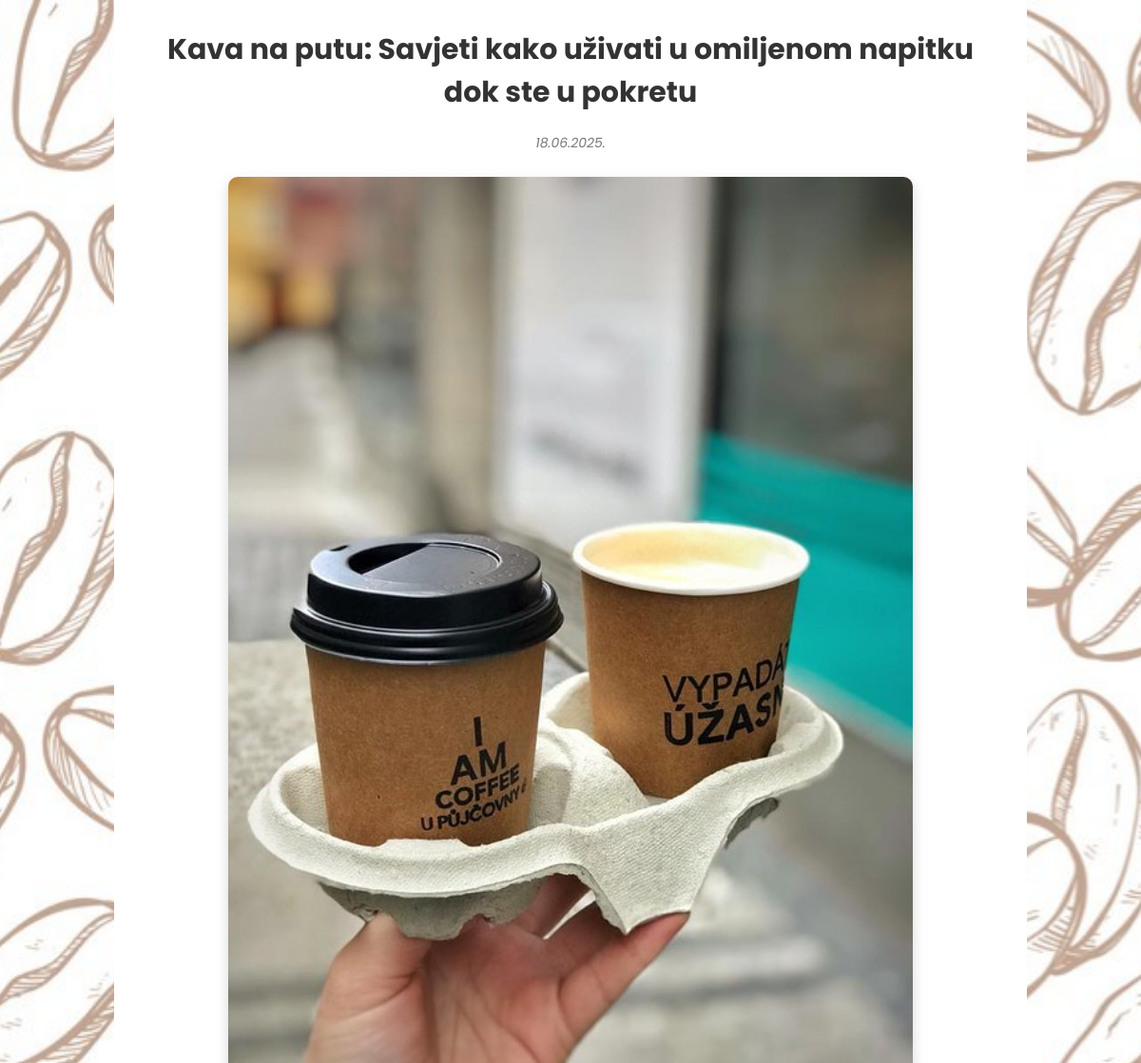
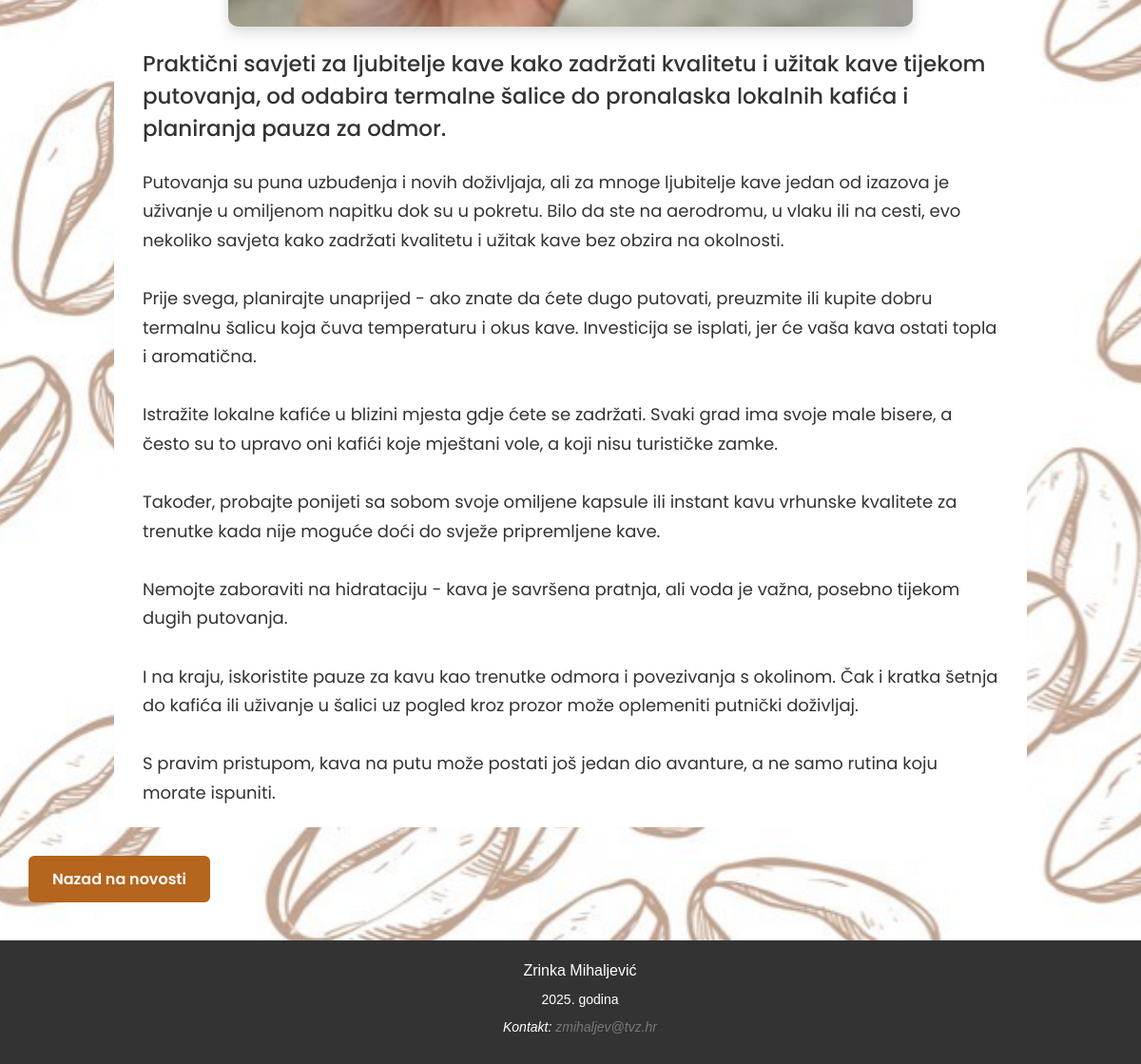
The page /clanak.php?id=11 on the database its author committed (2 pictures, top to bottom).
### tables this page shows
CREATE TABLE `clanak` (
  `id` int(11) NOT NULL,
  `naslov` varchar(255) NOT NULL,
  `opis` text NOT NULL,
  `sadrzaj` text NOT NULL,
  `slika` varchar(100) NOT NULL,
  `kategorija` varchar(50) NOT NULL,
  `prikaz` tinyint(1) NOT NULL DEFAULT 0,
  `datum_unosa` timestamp NOT NULL DEFAULT current_timestamp()
);

### clanak.php (the view, shortened to what this page needs)
<?php
include "connect.php";
$id = intval($_GET['id']);
$sql = "SELECT * FROM clanak WHERE id = ?";
$stmt = mysqli_prepare($conn, $sql);
mysqli_stmt_bind_param($stmt, "i", $id);
mysqli_stmt_execute($stmt);
$result = mysqli_stmt_get_result($stmt);
$clanak = mysqli_fetch_assoc($result);
?>
<!DOCTYPE html>
<html lang="hr">
<head>
    <link rel="stylesheet" href="https://cdnjs.cloudflare.com/ajax/libs/font-awesome/6.4.0/css/all.min.css" />
    <link rel="stylesheet" href="style.css">
</head>
<body class="clanak-body">
    <div class="clanak-container">
        <h1><?= htmlspecialchars($clanak['naslov']) ?></h1>
        <p class="datum"><?= date("d.m.Y.", strtotime($clanak['datum_unosa'])) ?></p>
        <?php if (!empty($clanak['slika'])): ?>
            <figure>
                <img src="slike/<?= htmlspecialchars($clanak['slika']) ?>" alt="<?= htmlspecialchars($clanak['naslov']) ?>">
                <?php if (!empty($clanak['opis'])): ?>
                    <figcaption><?= htmlspecialchars($clanak['opis']) ?></figcaption>
                <?php endif; ?>
            </figure>
        <?php endif; ?>
        <div class="sadrzaj"><?= nl2br(htmlspecialchars($clanak['sadrzaj'])) ?></div>
    </div>
    <div class="nazad-wrapper">
        <a href="kategorija.php?id=<?= urlencode($clanak['kategorija']) ?>" class="nazad-link">Nazad na novosti</a>
    </div>
    <footer>
        <p class="footer-name">Zrinka Mihaljević</p>
        <p class="footer-year"><?php echo date("Y"); ?>. godina</p>
        <p>Kontakt: <a href="mailto:zmihaljev@tvz.hr">zmihaljev@tvz.hr</a></p>
    </footer>
</body>
</html>

### style.css (style rules this page uses)
body { margin: 0; padding: 0; font-family: 'Poppins'; }
footer { width: 100%; background-color: #333; color: white; text-align: left; padding: 20px 0; position: relative; bottom: 0; margin-top: 40px; line-height: 1.5; font-style: italic; }
footer p { margin: 0 0 8px 20px; font-size: 14px; font-family: sans-serif; text-align: center; }
footer a { color: #777; text-decoration: none; text-align: center; }
.footer-name { font-size: 16px; font-style: normal; color: white; text-align: center; }
.footer-year { font-style: normal; color: white; text-align: center; }
.clanak-body { position: relative; min-height: 100vh; font-family: 'Poppins', sans-serif; }
.clanak-body::before { content: ""; position: fixed; top: 0; left: 0; width: 100%; height: 100%; background-image: url('slike/pozadinska-slika.jpg'); background-size: cover; background-repeat: no-repeat; background-position: center center; opacity: 0.5; z-index: -1; }
.clanak-container { padding: 10px 30px 20px 30px; background: white; max-width: 900px; margin: auto; font-family: 'Poppins', sans-serif; color: #333; position: relative; z-index: 1; }
.clanak-container h1 { font-size: 30px; margin-bottom: 20px; margin-top: 20px; text-align: center; }
.clanak-container .datum { font-style: italic; font-size: 14px; color: #777; text-align: center; margin-bottom: 25px; }
.clanak-container figure { margin: 0 auto 25px auto; text-align: center; }
.clanak-container figure img { width: 80%; max-width: 100%; height: auto; border-radius: 10px; box-shadow: 0 6px 15px rgba(0, 0, 0, 0.15); }
.clanak-container figure figcaption { font-size: 23px; color: #333; margin-top: 15px; font-weight: 500; text-align: left; }
.clanak-container .sadrzaj { font-size: 18px; line-height: 1.7; white-space: pre-line; }
.nazad-wrapper { text-align: left; margin: 30px auto; }
.nazad-link { display: inline-block; margin-left: 30px; color: white; background-color: #b5651d; padding: 12px 25px; border-radius: 6px; text-decoration: none; font-weight: 600; transition: background-color 0.3s ease, transform 0.2s ease; text-align: center; }

### rows shown on the page
clanak: naslov "Kava na putu: Savjeti kako uživati u omiljenom napitku dok ste u pokretu", datum_unosa "18.06.2025.", slika (picture), opis "Praktični savjeti za ljubitelje kave kako zadržati kvalitetu i užitak kave tijekom putovanja, od odabira termalne šalice do pronalaska lokalnih kafića i planiranja pauza za odmor.", sadrzaj "Putovanja su puna uzbuđenja i novih doživljaja, ali za mnoge ljubitelje kave jedan od izazova je uživanje u omiljenom napitku dok su u pokretu. Bilo da ste na aerodromu, u vlaku ili na cesti, evo nekoliko savjeta kako zadržati kvalitetu i užitak kave bez obzira na okolnosti. Prije svega, planirajte unaprijed - ako znate da ćete dugo putovati, preuzmite ili kupite dobru termalnu šalicu koja čuva temperaturu i okus kave. Investicija se isplati, jer će vaša kava ostati topla i aromatična. Istražite lokalne kafiće u blizini mjesta gdje ćete se zadržati. Svaki grad ima svoje male bisere, a često su to upravo oni kafići koje mještani vole, a koji nisu turističke zamke. Također, probajte ponijeti…"
